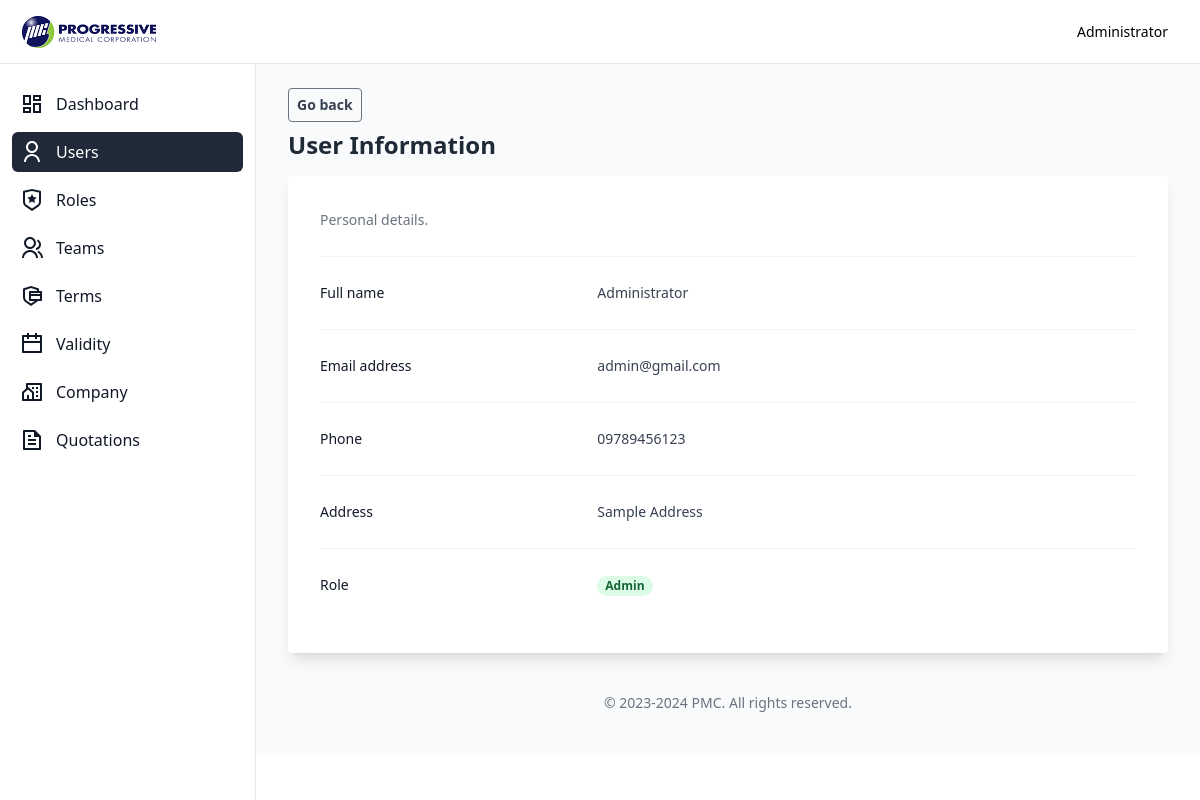
The app's page /user/show?id=1 (signed in) with its own data.
### tables this page shows
CREATE TABLE `user` (
  `id` int(11) NOT NULL,
  `name` varchar(255) NOT NULL,
  `address` text NOT NULL,
  `phone` varchar(100) NOT NULL,
  `email` varchar(100) NOT NULL,
  `password` varchar(100) NOT NULL,
  `role_id` int(11) NOT NULL,
  `team_id` int(11) DEFAULT NULL,
  `created_at` timestamp NOT NULL DEFAULT current_timestamp(),
  `updated_at` timestamp NULL DEFAULT NULL
);

CREATE TABLE `role` (
  `id` int(11) NOT NULL,
  `name` varchar(100) NOT NULL,
  `created_at` timestamp NOT NULL DEFAULT current_timestamp(),
  `updated_at` timestamp NULL DEFAULT NULL
);

### Core/functions.php (called while the page is built, shortened)
<?php
function urlIs($value) {
    return in_array(parse_url($_SERVER['REQUEST_URI'])['path'], $value);
}
function base_path($path)
{
    return BASE_PATH . $path;
}
function view($path, $attributes = [])
{
    extract($attributes);
    require base_path('views/' . $path);
}

### Http/controllers/user/show.php (called while the page is built, shortened)
<?php
$db = App::resolve('Core\Database');
$user = $db->query("SELECT user.*, role.name as role FROM user JOIN role ON user.role_id = role.id WHERE user.id = :id",
            ['id' => $_GET['id']
        ])->find();
view("user/show.view.php", [
    'heading' => "User Information",
    'user' => $user
]);

### public/index.php (called while the page is built, shortened)
<?php
require BASE_PATH . "Core/functions.php";
spl_autoload_register(function($class) {
    $phpMailerNamespace = 'PHPMailer\PHPMailer\\';
    if (strpos($class, $phpMailerNamespace) == 0) {
        $classFile = base_path("vendor/phpmailer/phpmailer/src/" . str_replace($phpMailerNamespace, '', $class) . ".php");
    }
    $classFile = base_path(str_replace('\\', DIRECTORY_SEPARATOR, $class) . ".php");
});
require base_path('bootstrap.php');
$router = new \Core\Router();
$uri = parse_url($_SERVER['REQUEST_URI'])['path'];
$method = $_POST['_method'] ?? $_SERVER['REQUEST_METHOD'];
try {
    $router->route($uri, $method);
} catch (ValidationException $exception) {
    Session::flash('errors', $exception->errors);
    Session::flash('old', $exception->old);
    return redirect($router->previousUrl());
}

### Core/App.php (called while the page is built, shortened)
<?php
class App {
    protected static $container;
    public static function setContainer($container)
    {
        static::$container = $container;
    }
    public static function container()
    {
        return static::$container;
    }
    public static function resolve($key)
    {
        return static::container()->resolve($key);
    }
}

### Core/Container.php (called while the page is built, shortened)
<?php
class Container {
    protected $bindings = [];
    public function bind($key, $resolver)
    {
        $this->bindings[$key] = $resolver;
    }
    public function resolve($key)
    {
        $resolver = $this->bindings[$key];
        return call_user_func($resolver);
    }
}

### config.php (called while the page is built)
<?php
return [
    'database' => [
        'host' => "localhost",
        'port' => 3306,
        'dbname' => "quotation",
        'charset' => 'utf8mb4',
    ],
    'mail' => [
        'host' => "smtp.larksuite.com",
        'username' => "no-reply@pmc.ph",
        'password' => "Unimex123",
        'port' => 465,
        'from' => 'no-reply@pmc.ph',
        'fromName' => 'Progressive Medical Corporation',
    ],
    'server' => [
        'APP_URL' => 'http://localhost:8000/',
    ]
];

### bootstrap.php (called while the page is built, shortened)
<?php
$container = new Container();
$container->bind('Core\Database', function () {
    $config = require base_path("config.php");
    return new Database($config['database']);
});

### Core/Database.php (called while the page is built, shortened)
<?php
class Database {
    private $connection;
    private $statement;
    public function __construct($config, $username = 'root', $password = '')
    {
        $dsn = "mysql:" . http_build_query($config, '', ';');
        $this->connection = new PDO($dsn, $username, $password, [
            PDO::ATTR_DEFAULT_FETCH_MODE => PDO::FETCH_ASSOC
        ]);
    }
    public function query($query, $params = [])
    {
        $this->statement = $this->connection->prepare($query);
        $this->statement->execute($params);
        return $this;
    }
    public function find()
    {
        return $this->statement->fetch();
    }
}

### views/user/show.view.php (the view)
<?php require base_path('views/partials/head.php') ?>
   <?php require base_path('views/partials/nav.php') ?>
   <div class="flex overflow-hidden bg-white pt-16">
      <?php require base_path('views/partials/sidebar.php') ?>
      <div id="main-content" class="h-full w-full bg-gray-50 relative overflow-y-auto lg:ml-64">
         <main class="pt-6 px-4 lg:px-8">
            <div class="flex justify-start gap-2">
               <a href="/users" title="Export" class="cursor-pointer bg-transparent hover:bg-gray-500 text-gray-700 font-semibold text-sm hover:text-white py-1.5 px-2 border border-gray-500 hover:border-transparent rounded">Go back</a>
            </div>
            <?php require base_path('views/partials/banner.php') ?>
            <div class="bg-white rounded shadow-lg p-4 px-2 md:p-8 mb-6">
               <div class="px-4 sm:px-0">
                  <p class="max-w-2xl text-sm leading-6 text-gray-500">Personal details.</p>
               </div>
               <div class="mt-6 border-t border-gray-100">
                  <dl class="divide-y divide-gray-100">
                     <div class="px-4 py-6 sm:grid sm:grid-cols-3 sm:gap-4 sm:px-0">
                     <dt class="text-sm font-medium leading-6 text-gray-900">Full name</dt>
                     <dd class="mt-1 text-sm leading-6 text-gray-700 sm:col-span-2 sm:mt-0"><?= $user['name'] ?></dd>
                     </div>
                     <div class="px-4 py-6 sm:grid sm:grid-cols-3 sm:gap-4 sm:px-0">
                        <dt class="text-sm font-medium leading-6 text-gray-900">Email address</dt>
                        <dd class="mt-1 text-sm leading-6 text-gray-700 sm:col-span-2 sm:mt-0"><?= $user['email'] ?></dd>
                     </div>
                     <div class="px-4 py-6 sm:grid sm:grid-cols-3 sm:gap-4 sm:px-0">
                     <dt class="text-sm font-medium leading-6 text-gray-900">Phone</dt>
                     <dd class="mt-1 text-sm leading-6 text-gray-700 sm:col-span-2 sm:mt-0"><?= $user['phone'] ?></dd>
                     </div>
                     <div class="px-4 py-6 sm:grid sm:grid-cols-3 sm:gap-4 sm:px-0">
                     <dt class="text-sm font-medium leading-6 text-gray-900">Address</dt>
                     <dd class="mt-1 text-sm leading-6 text-gray-700 sm:col-span-2 sm:mt-0"><?= $user['address'] ?></dd>
                     </div>
                     <div class="px-4 py-6 sm:grid sm:grid-cols-3 sm:gap-4 sm:px-0">
                     <dt class="text-sm font-medium leading-6 text-gray-900">Role</dt>
                     <dd class="mt-1 text-sm leading-6 text-gray-700 sm:col-span-2 sm:mt-0">
                        <span class="px-2 inline-flex text-xs leading-5 font-semibold rounded-full bg-green-100 text-green-800">
                           <?= ucwords($user['role']) ?>
                        </span>
                     </dd>
                     </div>
                  </dl>
               </div>
            </div>
         </main>
<?php require base_path('views/partials/footer.php') ?>

### Core/router.php (shortened to what this page needs)
<?php
class Router
{
    public $routes = [];
    public function add($method, $uri, $controller)
    {
        $this->routes[] = [
            'uri' => $uri,
            'controller' => $controller,
            'method' => $method,
            'middleware' => null
        ];
        return $this;
    }
    public function only($key)
    {
        $this->routes[array_key_last($this->routes)]['middleware'] = $key;
        return $this;
    }
    public function route($uri, $method)
    {
        foreach ($this->routes as $route) {
            if ($route['uri'] == $uri && $route['method'] == strtoupper($method)) {
                return require base_path('Http/controllers/' . $route['controller']);
            }
        }
    }
}

### views/partials/nav.php (shortened to what this page needs)
<nav class="bg-white border-b border-gray-200 fixed h-16 flex items-center justify-between z-30 w-full">
    <div class="px-3 py-3 lg:px-5 lg:pl-3">
        <div class="flex items-center justify-between">
            <div class="flex items-center justify-start">
                <a href="#" class="text-xl font-bold flex items-center lg:ml-2.5">
                <img src="../images/logo.png" alt="company-logo" class="h-8">
                </a>
            </div>
        </div>
    </div>
    <div class="px-3 lg:px-8">
        <div>
        <button type="button" class="relative flex max-w-xs items-center rounded-full text-sm" id="user-menu-button" aria-expanded="false" aria-haspopup="true">
            <h4 class="max-w-24 truncate">
                <?= $_SESSION['user']['name'] ?>
            </h4>
        </button>
        </div>
    </div>
</nav>

### views/partials/sidebar.php (shortened to what this page needs)
<aside id="sidebar" class="fixed hidden z-20 h-full top-0 left-0 pt-16 flex lg:flex flex-shrink-0 flex-col w-64 transition-width duration-75" aria-label="Sidebar">
    <div class="relative flex-1 flex flex-col min-h-0 border-r border-gray-200 bg-white pt-0">
        <div class="flex-1 flex flex-col pt-5 pb-4 overflow-y-auto">
            <div class="flex-1 px-3 bg-white divide-y space-y-1">
                <ul class="space-y-2 pb-2">
                <li class="group <?= urlIs(['/', '/dashboard', '/admin', '/gm-dashboard']) ? 'active' : '' ?>">
                    <a href="<?= (int)$_SESSION['user']['role_id'] == \Core\Role::SALES ? '/' : ((int)$_SESSION['user']['role_id'] == \Core\Role::SALES_MANAGER ? '/dashboard' : ((int)$_SESSION['user']['role_id'] == \Core\Role::GENERAL_MANAGER ? '/gm-dashboard' : '/admin')) ?>" class="flex items-center p-2 text-gray-900 hover:bg-gray-200 rounded-md group-[.active]:bg-gray-800 group-[.active]:text-white">
                    <svg xmlns="http://www.w3.org/2000/svg" viewBox="0 0 24 24" width="24" height="24"><path d="M13 21V11H21V21H13ZM3 13V3H11V13H3ZM9 11V5H5V11H9ZM3 21V15H11V21H3ZM5 19H9V17H5V19ZM15 19H19V13H15V19ZM13 3H21V9H13V3ZM15 5V7H19V5H15Z" fill="currentColor"></path></svg>
                        <span class="ml-3">Dashboard</span>
                    </a>
                </li>
                <?php
                    if((int)$_SESSION['user']['role_id'] == Role::ADMIN): ?>
                <li class="group <?= urlIs(['/users', '/user/create', '/user/show', '/user/edit']) ? 'active' : '' ?>">
                    <a href="/users" class="flex items-center p-2 text-gray-900 hover:bg-gray-200 rounded-md group-[.active]:bg-gray-800 group-[.active]:text-white">
                        <span class="ml-3 flex-1 whitespace-nowrap">Users</span>
                    </a>
                </li>
                <li class="group <?= urlIs(['/roles', '/role/create', '/role/show', '/role/edit']) ? 'active' : '' ?>">
                    <a href="/roles" class="flex items-center p-2 text-gray-900 hover:bg-gray-200 rounded-md group-[.active]:bg-gray-800 group-[.active]:text-white">
                        <span class="ml-3 flex-1 whitespace-nowrap">Roles</span>
                    </a>
                </li>
                <li class="group <?= urlIs(['/teams', '/team/create', '/team/show', '/team/edit']) ? 'active' : '' ?>">
                    <a href="/teams" class="flex items-center p-2 text-gray-900 hover:bg-gray-200 rounded-md group-[.active]:bg-gray-800 group-[.active]:text-white">
                        <span class="ml-3 flex-1 whitespace-nowrap">Teams</span>
                    </a>
                </li>
                <li class="group <?= urlIs(['/terms', '/term/create', '/term/show', '/term/edit']) ? 'active' : '' ?>">
                    <a href="/terms" class="flex items-center p-2 text-gray-900 hover:bg-gray-200 rounded-md group-[.active]:bg-gray-800 group-[.active]:text-white">
                        <span class="ml-3 flex-1 whitespace-nowrap">Terms</span>
                    </a>
                </li>
                <li class="group <?= urlIs(['/validity']) ? 'active' : '' ?>">
                    <a href="/validity" class="flex items-center p-2 text-gray-900 hover:bg-gray-200 rounded-md group-[.active]:bg-gray-800 group-[.active]:text-white">
                    <svg xmlns="http://www.w3.org/2000/svg" viewBox="0 0 24 24" width="24" height="24" fill="currentColor"><path d="M9 1V3H15V1H17V3H21C21.5523 3 22 3.44772 22 4V20C22 20.5523 21.5523 21 21 21H3C2.44772 21 2 20.5523 2 20V4C2 3.44772 2.44772 3 3 3H7V1H9ZM20 11H4V19H20V11ZM7 5H4V9H20V5H17V7H15V5H9V7H7V5Z"></path></svg>
                        <span class="ml-3 flex-1 whitespace-nowrap">Validity</span>
                    </a>
                </li>
                <li class="group <?= urlIs(['/companies', '/company/create', '/company/show', '/company/edit']) ? 'active' : '' ?>">
                    <a href="/companies" class="flex items-center p-2 text-gray-900 hover:bg-gray-200 rounded-md group-[.active]:bg-gray-800 group-[.active]:text-white">
                        <span class="ml-3 flex-1 whitespace-nowrap">Company</span>
                    </a>
                </li>
                <?php endif; ?>
                <li class="group <?= urlIs(['/quotations', '/quotation/create', '/quotation/show', '/quotation/edit']) ? 'active' : '' ?>">
                    <a href="/quotations" class="flex items-center p-2 text-gray-900 hover:bg-gray-200 rounded-md group-[.active]:bg-gray-800 group-[.active]:text-white">
                        <span class="ml-3 flex-1 whitespace-nowrap">Quotations</span>
                    </a>
                </li>
            </div>
        </div>
    </div>
</aside>

### views/partials/banner.php
<header class="mb-4">
    <div class="mx-auto pt-2">
        <h2 class="font-semibold text-2xl text-gray-800 dark:text-gray-200 leading-tight">
            <?= $heading ?>
        </h2>
    </div>
</header>

### views/partials/footer.php (shortened to what this page needs)
            <p class="text-center text-sm text-gray-500 my-10">
                &copy; 2023-2024 <a href="#" class="hover:underline" target="_blank">PMC</a>. All rights reserved.
            </p>
         </div>
      </div>
   </div>
</body>
</html>

### records on screen
user: name "Administrator", email "admin@gmail.com", phone "09789456123", address "Sample Address", role.name "Admin"
